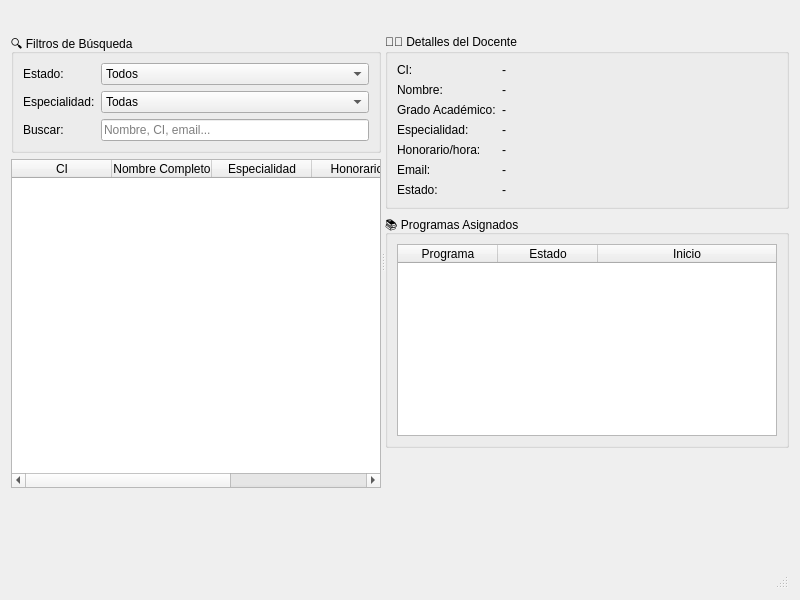
<?xml version="1.0" encoding="UTF-8"?>
<ui version="4.0">
 <class>DocentesTab</class>
 <widget class="QWidget" name="DocentesTab">
  <property name="geometry">
   <rect>
    <x>0</x>
    <y>0</y>
    <width>800</width>
    <height>600</height>
   </rect>
  </property>
  <property name="windowTitle">
   <string>Docentes</string>
  </property>
  <layout class="QVBoxLayout" name="verticalLayout">
   <item>
    <widget class="QToolBar" name="toolBar">
     <property name="movable">
      <bool>false</bool>
     </property>
     <property name="toolButtonStyle">
      <enum>Qt::ToolButtonTextBesideIcon</enum>
     </property>
    </widget>
   </item>
   <item>
    <widget class="QSplitter" name="splitter">
     <property name="orientation">
      <enum>Qt::Horizontal</enum>
     </property>
     <widget class="QWidget" name="widgetLista">
      <layout class="QVBoxLayout" name="verticalLayout_2">
       <item>
        <widget class="QGroupBox" name="groupBoxFiltros">
         <property name="title">
          <string>🔍 Filtros de Búsqueda</string>
         </property>
         <layout class="QFormLayout" name="formLayout">
          <item row="0" column="0">
           <widget class="QLabel" name="label">
            <property name="text">
             <string>Estado:</string>
            </property>
           </widget>
          </item>
          <item row="0" column="1">
           <widget class="QComboBox" name="comboEstado">
            <item>
             <property name="text">
              <string>Todos</string>
             </property>
            </item>
            <item>
             <property name="text">
              <string>Activo</string>
             </property>
            </item>
            <item>
             <property name="text">
              <string>Inactivo</string>
             </property>
            </item>
           </widget>
          </item>
          <item row="1" column="0">
           <widget class="QLabel" name="label_2">
            <property name="text">
             <string>Especialidad:</string>
            </property>
           </widget>
          </item>
          <item row="1" column="1">
           <widget class="QComboBox" name="comboEspecialidad">
            <item>
             <property name="text">
              <string>Todas</string>
             </property>
            </item>
           </widget>
          </item>
          <item row="2" column="0">
           <widget class="QLabel" name="label_3">
            <property name="text">
             <string>Buscar:</string>
            </property>
           </widget>
          </item>
          <item row="2" column="1">
           <widget class="QLineEdit" name="txtBuscar">
            <property name="placeholderText">
             <string>Nombre, CI, email...</string>
            </property>
           </widget>
          </item>
         </layout>
        </widget>
       </item>
       <item>
        <widget class="QTableWidget" name="tablaDocentes">
         <property name="alternatingRowColors">
          <bool>true</bool>
         </property>
         <property name="selectionMode">
          <enum>QAbstractItemView::SingleSelection</enum>
         </property>
         <property name="selectionBehavior">
          <enum>QAbstractItemView::SelectRows</enum>
         </property>
         <attribute name="horizontalHeaderStretchLastSection">
          <bool>true</bool>
         </attribute>
         <column>
          <property name="text">
           <string>CI</string>
          </property>
         </column>
         <column>
          <property name="text">
           <string>Nombre Completo</string>
          </property>
         </column>
         <column>
          <property name="text">
           <string>Especialidad</string>
          </property>
         </column>
         <column>
          <property name="text">
           <string>Honorario/h</string>
          </property>
         </column>
         <column>
          <property name="text">
           <string>Estado</string>
          </property>
         </column>
        </widget>
       </item>
      </layout>
     </widget>
     <widget class="QWidget" name="widgetDetalles">
      <layout class="QVBoxLayout" name="verticalLayout_3">
       <item>
        <widget class="QGroupBox" name="groupBoxDetalles">
         <property name="title">
          <string>👨‍🏫 Detalles del Docente</string>
         </property>
         <layout class="QFormLayout" name="formLayout_2">
          <item row="0" column="0">
           <widget class="QLabel" name="labelCI">
            <property name="text">
             <string>CI:</string>
            </property>
           </widget>
          </item>
          <item row="0" column="1">
           <widget class="QLabel" name="lblCI">
            <property name="text">
             <string>-</string>
            </property>
           </widget>
          </item>
          <item row="1" column="0">
           <widget class="QLabel" name="labelNombre">
            <property name="text">
             <string>Nombre:</string>
            </property>
           </widget>
          </item>
          <item row="1" column="1">
           <widget class="QLabel" name="lblNombre">
            <property name="text">
             <string>-</string>
            </property>
           </widget>
          </item>
          <item row="2" column="0">
           <widget class="QLabel" name="labelGrado">
            <property name="text">
             <string>Grado Académico:</string>
            </property>
           </widget>
          </item>
          <item row="2" column="1">
           <widget class="QLabel" name="lblGrado">
            <property name="text">
             <string>-</string>
            </property>
           </widget>
          </item>
          <item row="3" column="0">
           <widget class="QLabel" name="labelEspecialidad">
            <property name="text">
             <string>Especialidad:</string>
            </property>
           </widget>
          </item>
          <item row="3" column="1">
           <widget class="QLabel" name="lblEspecialidad">
            <property name="text">
             <string>-</string>
            </property>
           </widget>
          </item>
          <item row="4" column="0">
           <widget class="QLabel" name="labelHonorario">
            <property name="text">
             <string>Honorario/hora:</string>
            </property>
           </widget>
          </item>
          <item row="4" column="1">
           <widget class="QLabel" name="lblHonorario">
            <property name="text">
             <string>-</string>
            </property>
           </widget>
          </item>
          <item row="5" column="0">
           <widget class="QLabel" name="labelEmail">
            <property name="text">
             <string>Email:</string>
            </property>
           </widget>
          </item>
          <item row="5" column="1">
           <widget class="QLabel" name="lblEmail">
            <property name="text">
             <string>-</string>
            </property>
           </widget>
          </item>
          <item row="6" column="0">
           <widget class="QLabel" name="labelEstado">
            <property name="text">
             <string>Estado:</string>
            </property>
           </widget>
          </item>
          <item row="6" column="1">
           <widget class="QLabel" name="lblEstado">
            <property name="text">
             <string>-</string>
            </property>
           </widget>
          </item>
         </layout>
        </widget>
       </item>
       <item>
        <widget class="QGroupBox" name="groupBoxProgramas">
         <property name="title">
          <string>📚 Programas Asignados</string>
         </property>
         <layout class="QVBoxLayout" name="verticalLayout_4">
          <item>
           <widget class="QTableWidget" name="tablaProgramas">
            <property name="alternatingRowColors">
             <bool>true</bool>
            </property>
            <property name="selectionMode">
             <enum>QAbstractItemView::NoSelection</enum>
            </property>
            <attribute name="horizontalHeaderStretchLastSection">
             <bool>true</bool>
            </attribute>
            <column>
             <property name="text">
              <string>Programa</string>
             </property>
            </column>
            <column>
             <property name="text">
              <string>Estado</string>
             </property>
            </column>
            <column>
             <property name="text">
              <string>Inicio</string>
             </property>
            </column>
           </widget>
          </item>
         </layout>
        </widget>
       </item>
       <item>
        <spacer name="verticalSpacer">
         <property name="orientation">
          <enum>Qt::Vertical</enum>
         </property>
         <property name="sizeHint" stdset="0">
          <size>
           <width>20</width>
           <height>40</height>
          </size>
         </property>
        </spacer>
       </item>
      </layout>
     </widget>
    </widget>
   </item>
   <item>
    <widget class="QStatusBar" name="statusBar"/>
   </item>
  </layout>
 </widget>
 <resources/>
 <connections/>
</ui>
